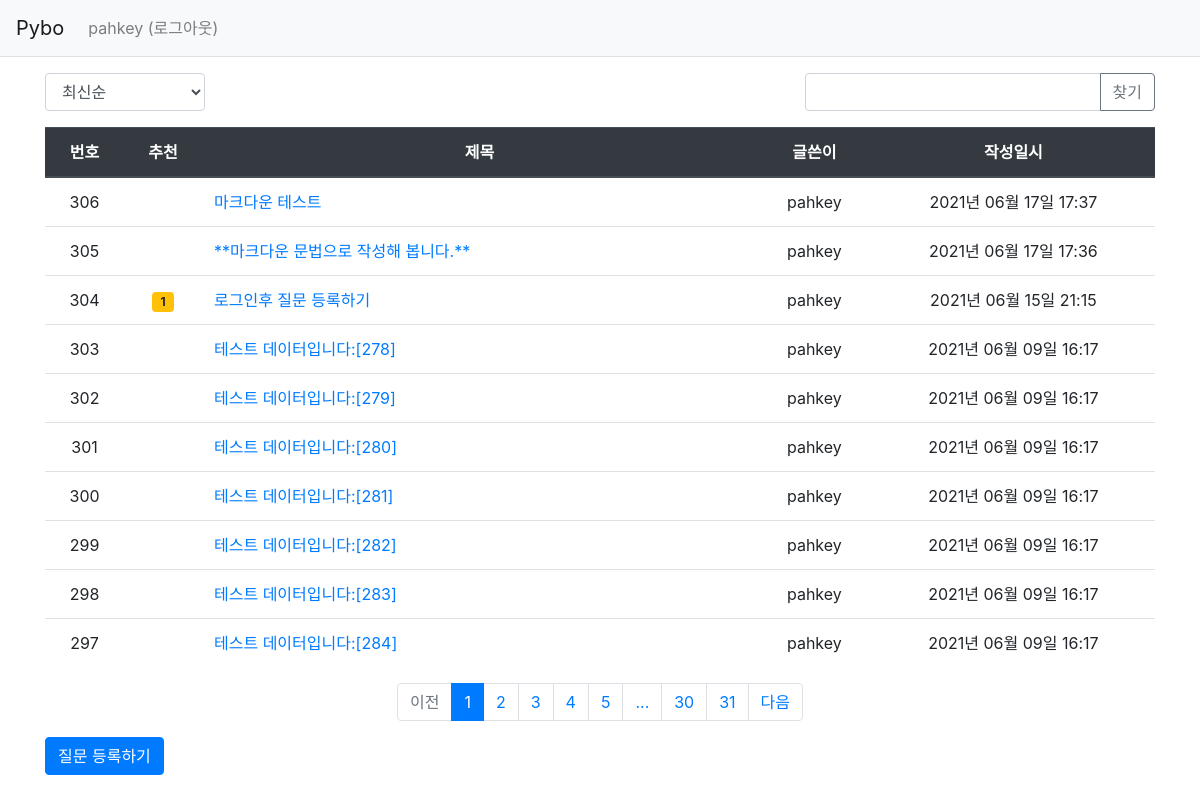
/question/list/ (signed in), run on the app's committed database.
### pybo/models.py (models this page shows)
class User(db.Model):
    id = db.Column(db.Integer, primary_key=True)
    username = db.Column(db.String(150), unique=True, nullable=False)
    password = db.Column(db.String(200), nullable=False)
    email = db.Column(db.String(120), unique=True, nullable=False)

class Question(db.Model):
    id = db.Column(db.Integer, primary_key=True)
    subject = db.Column(db.String(200), nullable=False)
    content = db.Column(db.Text(), nullable=False)
    create_date = db.Column(db.DateTime(), nullable=False)
    user_id = db.Column(db.Integer, db.ForeignKey('user.id', ondelete='CASCADE'), nullable=False)
    user = db.relationship('User', backref=db.backref('question_set'))
    modify_date = db.Column(db.DateTime(), nullable=True)
    voter = db.relationship('User', secondary=question_voter, backref=db.backref('question_voter_set'))

### pybo/views/question_views.py (the view, shortened to what this page needs)
@bp.route('/list/')
def _list():
    page = request.args.get('page', type=int, default=1)
    kw = request.args.get('kw', type=str, default='')
    so = request.args.get('so', type=str, default='recent')
    if so == 'recommend':
        sub_query = db.session.query(question_voter.c.question_id, func.count('*').label('num_voter')) \
            .group_by(question_voter.c.question_id).subquery()
        question_list = Question.query \
            .outerjoin(sub_query, Question.id == sub_query.c.question_id) \
            .order_by(sub_query.c.num_voter.desc(), Question.create_date.desc())
    elif so == 'popular':
        sub_query = db.session.query(Answer.question_id, func.count('*').label('num_answer')) \
            .group_by(Answer.question_id).subquery()
        question_list = Question.query \
            .outerjoin(sub_query, Question.id == sub_query.c.question_id) \
            .order_by(sub_query.c.num_answer.desc(), Question.create_date.desc())
    else:  # recent
        question_list = Question.query.order_by(Question.create_date.desc())
    question_list = question_list.paginate(page, per_page=10)
    return render_template('question/question_list.html', question_list=question_list, page=page, kw=kw, so=so)

### pybo/filter.py (called while the page is built)
def format_datetime(value, fmt='%Y년 %m월 %d일 %H:%M'):
    return value.strftime(fmt)

### pybo/views/auth_views.py (called while the page is built)
@bp.before_app_request
def load_logged_in_user():
    user_id = session.get('user_id')
    if user_id is None:
        g.user = None
    else:
        g.user = User.query.get(user_id)

### pybo/templates/question/question_list.html (shortened to what this page needs)
{% extends 'base.html' %}
{% block content %}
<div class="container my-3">
    <div class="row justify-content-between my-3">
        <div class="col-2">
            <select class="form-control so">
                <option value="recent" {% if so=='recent' %}selected{% endif %}>최신순</option>
            </select>
        </div>
        <div class="col-4 input-group">
            <input type="text" class="form-control kw" value="{{ kw or '' }}">
            <div class="input-group-append">
                <button class="btn btn-outline-secondary" type="button" id="btn_search">찾기</button>
            </div>
        </div>
    </div>
    <table class="table">
        <thead>
        <tr class="text-center thead-dark">
            <th>번호</th>
            <th>추천</th>
            <th style="width:50%">제목</th>
            <th>글쓴이</th>
            <th>작성일시</th>
        </tr>
        </thead>
        <tbody>
        {% if question_list %}
        {% for question in question_list.items %}
        <tr class="text-center">
            <td>{{ question_list.total - ((question_list.page-1) * question_list.per_page) - loop.index0 }}</td>
            <td>
                {% if question.voter|length > 0 %}
                <span class="badge badge-warning px-2 py-1">{{ question.voter|length }}</span>
                {% endif %}
            </td>
            <td class="text-left">
                <a href="{{ url_for('question.detail', question_id=question.id) }}">{{ question.subject }}</a>
            </td>
            <td>{{ question.user.username }}</td>
            <td>{{ question.create_date|datetime }}</td>
        </tr>
        {% endfor %}
        {% else %}
        <tr>
            <td colspan="3">질문이 없습니다.</td>
        </tr>
        {% endif %}
        </tbody>
    </table>
    <ul class="pagination justify-content-center">
        {% if question_list.has_prev %}
        <li class="page-item">
            <a class="page-link" data-page="{{ question_list.prev_num }}" href="#">이전</a>
        </li>
        {% else %}
        <li class="page-item disabled">
            <a class="page-link" tabindex="-1" aria-disabled="true" href="#">이전</a>
        </li>
        {% endif %}
        {% for page_num in question_list.iter_pages() %}
            {% if page_num %}
                {% if page_num != question_list.page %}
                <li class="page-item">
                    <a class="page-link" data-page="{{ page_num }}" href="#">{{ page_num }}</a>
                </li>
                {% else %}
                <li class="page-item active" aria-current="page">
                    <a class="page-link" href="#">{{ page_num }}</a>
                </li>
                {% endif %}
           {% else %}
                <li class="disabled">
                    <a class="page-link" href="#">...</a>
                </li>
           {% endif %}
        {% endfor %}
        {% if question_list.has_next %}
        <li class="page-item">
            <a class="page-link" data-page="{{ question_list.next_num }}" href="#">다음</a>
        </li>
        {% else %}
        <li class="page-item disabled">
            <a class="page-link" tabindex="-1" aria-disabled="true" href="#">다음</a>
        </li>
        {% endif %}
    </ul>
    <a href="{{ url_for('question.create') }}" class="btn btn-primary">질문 등록하기</a>
</div>
{% endblock %}

### pybo/templates/navbar.html (shortened to what this page needs)
<nav class="navbar navbar-expand-lg navbar-light bg-light border-bottom">
    <a class="navbar-brand" href="{{ url_for('main.index') }}">Pybo</a>
    <div class="collapse navbar-collapse flex-grow-0" id="navbarNav">
        {% if g.user %}
        <ul class="navbar-nav">
            <li class="nav-item ">
                <a class="nav-link" href="{{ url_for('auth.logout') }}">{{ g.user.username }} (로그아웃)</a>
            </li>
        </ul>
        {% endif %}
    </div>
</nav>

### data on the page
User: user.username "pahkey"
Question: id "306", subject "마크다운 테스트", user.username "pahkey", create_date "2021년 06월 17일 17:37"
Question: id "305", subject "**마크다운 문법으로 작성해 봅니다.**", user.username "pahkey", create_date "2021년 06월 17일 17:36"
Question: id "304", voter|length "1", subject "로그인후 질문 등록하기", user.username "pahkey", create_date "2021년 06월 15일 21:15"
Question: total "303", subject "테스트 데이터입니다:[278]", user.username "pahkey", create_date "2021년 06월 09일 16:17"
Question: total "302", subject "테스트 데이터입니다:[279]", user.username "pahkey", create_date "2021년 06월 09일 16:17"
Question: total "301", subject "테스트 데이터입니다:[280]", user.username "pahkey", create_date "2021년 06월 09일 16:17"
Question: total "300", subject "테스트 데이터입니다:[281]", user.username "pahkey", create_date "2021년 06월 09일 16:17"
Question: total "299", subject "테스트 데이터입니다:[282]", user.username "pahkey", create_date "2021년 06월 09일 16:17"
Question: total "298", subject "테스트 데이터입니다:[283]", user.username "pahkey", create_date "2021년 06월 09일 16:17"
Question: total "297", subject "테스트 데이터입니다:[284]", user.username "pahkey", create_date "2021년 06월 09일 16:17"

### other printed values
{{ page_num }} "1"
{{ page_num }} "2" "3" "4" "5" "30" "31"
